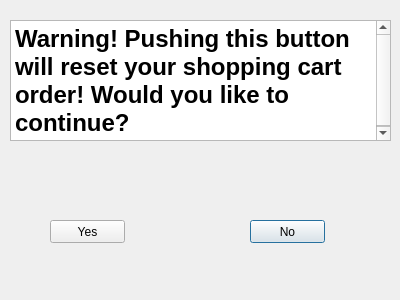
<?xml version="1.0" encoding="UTF-8"?>
<ui version="4.0">
 <class>Warning</class>
 <widget class="QDialog" name="Warning">
  <property name="geometry">
   <rect>
    <x>0</x>
    <y>0</y>
    <width>400</width>
    <height>300</height>
   </rect>
  </property>
  <property name="windowTitle">
   <string>Dialog</string>
  </property>
  <widget class="QPushButton" name="pushButton_2">
   <property name="geometry">
    <rect>
     <x>250</x>
     <y>220</y>
     <width>75</width>
     <height>23</height>
    </rect>
   </property>
   <property name="text">
    <string>No</string>
   </property>
  </widget>
  <widget class="QLabel" name="label">
   <property name="geometry">
    <rect>
     <x>10</x>
     <y>20</y>
     <width>361</width>
     <height>131</height>
    </rect>
   </property>
   <property name="text">
    <string/>
   </property>
  </widget>
  <widget class="QTextBrowser" name="textBrowser">
   <property name="geometry">
    <rect>
     <x>10</x>
     <y>20</y>
     <width>381</width>
     <height>121</height>
    </rect>
   </property>
   <property name="html">
    <string>&lt;!DOCTYPE HTML PUBLIC &quot;-//W3C//DTD HTML 4.0//EN&quot; &quot;http://www.w3.org/TR/REC-html40/strict.dtd&quot;&gt;
&lt;html&gt;&lt;head&gt;&lt;meta name=&quot;qrichtext&quot; content=&quot;1&quot; /&gt;&lt;style type=&quot;text/css&quot;&gt;
p, li { white-space: pre-wrap; }
&lt;/style&gt;&lt;/head&gt;&lt;body style=&quot; font-family:'MS Shell Dlg 2'; font-size:7.8pt; font-weight:400; font-style:normal;&quot;&gt;
&lt;p style=&quot; margin-top:0px; margin-bottom:0px; margin-left:0px; margin-right:0px; -qt-block-indent:0; text-indent:0px;&quot;&gt;&lt;span style=&quot; font-size:18pt; font-weight:600;&quot;&gt;Warning! Pushing this button will reset your shopping cart order! Would you like to continue?&lt;/span&gt;&lt;/p&gt;&lt;/body&gt;&lt;/html&gt;</string>
   </property>
  </widget>
  <widget class="QPushButton" name="pushButton">
   <property name="geometry">
    <rect>
     <x>50</x>
     <y>220</y>
     <width>75</width>
     <height>23</height>
    </rect>
   </property>
   <property name="text">
    <string>Yes</string>
   </property>
  </widget>
 </widget>
 <resources/>
 <connections/>
</ui>
